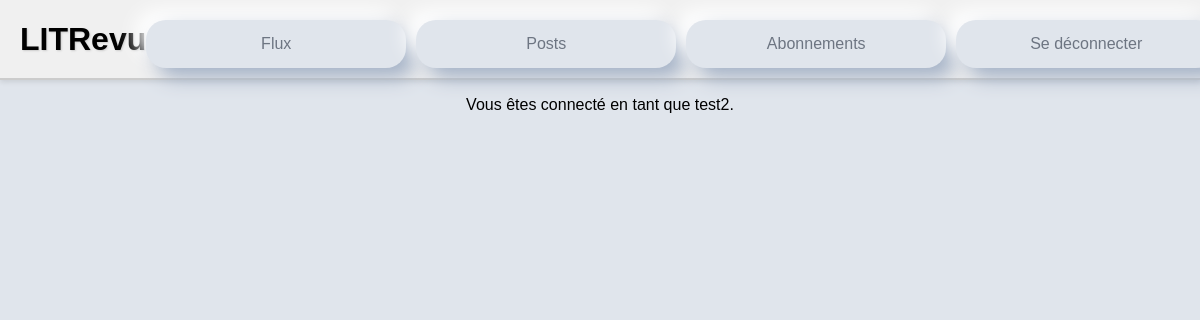
The page /posts/ (signed in) on the database as committed earlier.
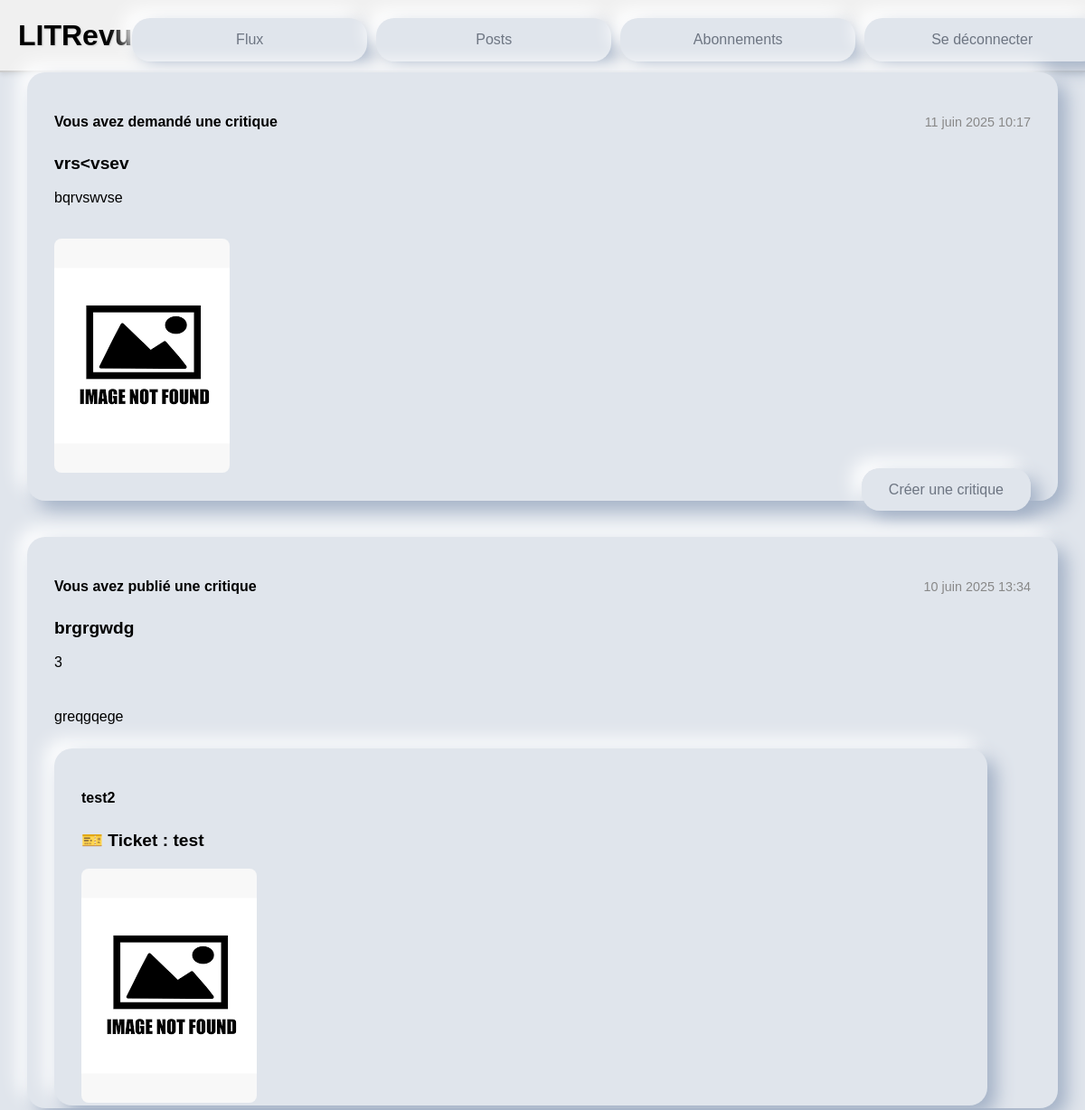
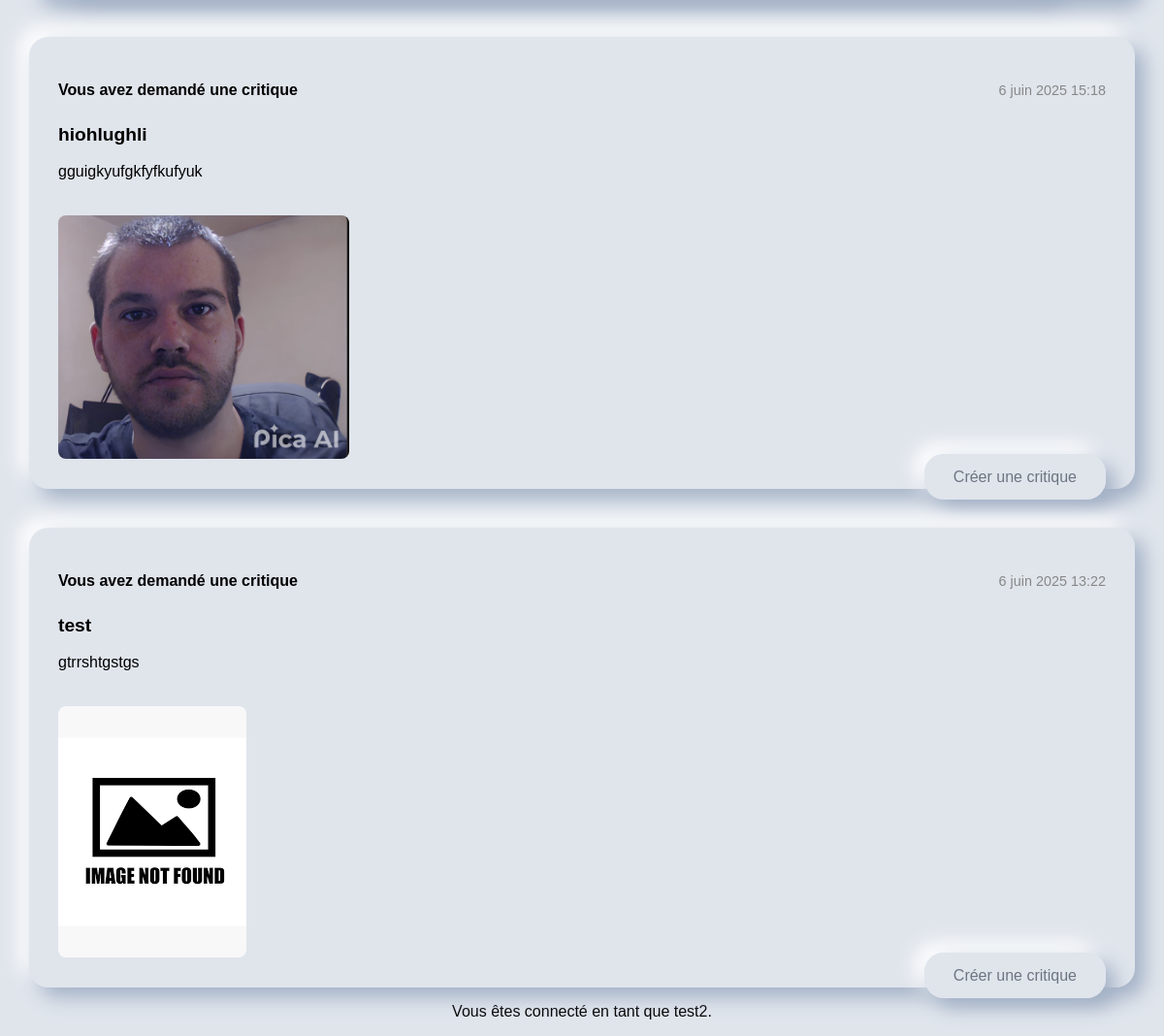
The same page on the database as committed later (2 pictures, top to bottom).
### authentication/models.py (models this page shows)
class User(AbstractUser):
    profile_photo = models.ImageField(verbose_name='Photo de profil')

### blog/models.py (models this page shows)
class Ticket(models.Model):
    title = models.CharField(max_length=128)
    description = models.TextField(max_length=2048, blank=True)
    user = models.ForeignKey(settings.AUTH_USER_MODEL, on_delete=models.CASCADE)
    image = models.ImageField(null=True, blank=True)
    time_created = models.DateTimeField(auto_now_add=True)

class Review(models.Model):
    ticket = models.ForeignKey(Ticket, on_delete=models.CASCADE)
    rating = models.PositiveSmallIntegerField(
        validators=[
            MinValueValidator(0),
            MaxValueValidator(5)
            ]
        )
    user = models.ForeignKey(settings.AUTH_USER_MODEL, on_delete=models.CASCADE)
    headline = models.CharField(max_length=128)
    body = models.TextField(max_length=8192)
    time_created = models.DateTimeField(auto_now_add=True)

### blog/views.py (the view)
# urls.py: path('posts/', blog.views.posts, name='posts'),
@login_required
def posts(request):
    user = request.user
    tickets = Ticket.objects.filter(user=user)
    reviews = Review.objects.select_related('ticket').filter(user=user)
    posts = sorted(
    list(tickets) + list(reviews),
    key=lambda instance: instance.time_created,
    reverse=True
    )
    for t in tickets:
        t.content_type = 'TICKET'
    for r in reviews:
        r.content_type = 'REVIEW'
    return render(request, 'blog/posts.html', context={'flux' : posts})

### blog/templates/blog/posts.html
{% extends 'base.html' %}
{% block content %}
{% for item in flux %}
    {% if item.content_type == 'TICKET' %}
    <div class="neumorphic neumorphic-posts-card ticket-card">
        <div class="ticket-header">
            <p class="ticket-author">Vous avez demandé une critique</p>
            <p class="ticket-date">{{ item.time_created }}</p>
        </div>
        <h3 class="ticket-title">{{ item.title }}</h3>
        <p class="ticket-description">{{ item.description }}</p>
        <img src="{{ item.image.url }}" class="img-card ticket-image">
        <div class="ticket-footer">
        {% if not item.has_review %}
            <a href="{% url 'reply_to_ticket' item.id %}" class="neumorphic neumorphic-button text-deco">Créer une critique</a>
        {% else %}
            <p><em>Une critique a déjà été publiée pour ce ticket.</em></p>
        {% endif %}
        </div>
    </div>
    {% elif item.content_type == 'REVIEW' %}
        <div class="neumorphic neumorphic-posts-card review-card">
            <div class="review-header">
            <p class="review-author">Vous avez publié une critique</p>
            <p class="review-date">{{ item.time_created }}</p>
        </div>
        <h3 class="review-title">{{ item.headline }}</h3>
        <p class="review-description">{{ item.description }} {{ item.rating }}</p>
            <p>{{ item.body }}</p>
            {% if item.ticket %}
            <div class="neumorphic neumorphic-home-card ticket-card">
                <div class="ticket-header">
                    <p class="ticket-author">{{ item.ticket.user }}</p>
                </div>
                <h3 class="ticket-title">🎫 Ticket : {{ item.ticket.title }}</h3>
                <img src="{{ item.ticket.image.url }}" class="img-card ticket-image">
            </div>
            {% endif %}
        </div>
    {% endif %}
{% endfor %}
{% endblock %}

### templates/base.html (shortened to what this page needs)
{% load static %}
<html>
<head>
    <link rel="stylesheet" href="{% static '/css/styles.css' %}" />
</head>
<body>
    <div class="header-bar">
        <div class="header-inner">
            <div class="header-title">LITRevu</div>
            {% if user.is_authenticated %}
                <div class="header-nav">
                    <a href="{% url 'home' %}" class="neumorphic neumorphic-button text-deco">Flux</a>
                    <a href="{% url 'posts' %}" class="neumorphic neumorphic-button text-deco">Posts</a>
                    <a href="{% url 'subscribe' %}" class="neumorphic neumorphic-button text-deco">Abonnements</a>
                    <a href="{% url 'logout' %}" class="neumorphic neumorphic-button text-deco">Se déconnecter</a>
                </div>
            {% endif %}
        </div>
    </div>
    <div class="container">
        {% block content %}{% endblock content %}
    </div>
    <div class="footer">
        {% if user.is_authenticated %}
            <p>Vous êtes connecté en tant que {{ request.user }}.</p>
        {% endif %}
    </div>
</body>
</html>

### static/css/styles.css (style rules this page uses)
body { margin: 0; padding: 0; height: 100vh; display: flex; flex-direction: column; align-items: center; background-color: #e0e5ec; font-family: Arial, sans-serif; }
.img-card { max-width: 30%; height: auto; border-radius: 12px; margin-top: 10px; float: left; }
.header-bar { width: 100%; background-color: #f0f0f0; border-bottom: 2px solid #ccc; padding: 10px 20px; box-shadow: 0 2px 5px rgba(0,0,0,0.1); box-sizing: border-box; }
.header-inner { max-width: 1200px; margin: 0 auto; display: flex; align-items: center; justify-content: space-between; }
.header-title { font-size: 2rem; font-weight: bold; text-align: center; flex-grow: 1; text-shadow: 1px 1px 2px #ccc; }
.header-nav { display: flex; gap: 10px; justify-content: flex-end; align-items: center; text-align: center; }
.text-deco { text-decoration: none; }
.neumorphic { background: #e0e5ec; border-radius: 20px; box-shadow: 10px 10px 20px #a3b1c6, -10px -10px 20px #ffffff; }
.container { display: flex; justify-content: center; gap: 40px; flex-wrap: wrap; }
.neumorphic-home-card { display: flex; flex-direction: column; padding: 30px; width: 90%; }
.neumorphic-posts-card { display: flex; flex-direction: column; padding: 30px; width: 90%; }
.neumorphic-button { padding: 15px 30px; font-size: 16px; color: #6d7582; border: none; cursor: pointer; transition: all 0.3s ease; margin-top: 10px; width: 200px; }
.ticket-card { display: flex; flex-direction: column; gap: 10px; position: relative; padding-bottom: 3px; }
.ticket-header { display: flex; justify-content: space-between; align-items: center; }
.ticket-author { font-weight: bold; }
.ticket-date { font-size: 0.9em; color: #888; text-align: right; }
.ticket-title { margin: 0; font-size: 1.2em; }
.ticket-description { margin-top: 0.5em; }
.ticket-image { align-self: flex-start; max-width: 300px; height: auto; border-radius: 8px; }
.ticket-footer { align-self: flex-end; margin-top: auto; }
.review-card { display: flex; flex-direction: column; gap: 10px; position: relative; padding-bottom: 3px; }
.review-header { display: flex; justify-content: space-between; align-items: center; }
.review-author { font-weight: bold; }
.review-date { font-size: 0.9em; color: #888; text-align: right; }
.review-title { margin: 0; font-size: 1.2em; }
.review-description { margin-top: 0.5em; }

Rows that differ between the two databases and show on the page:
added Ticket: time_created "11 juin 2025 10:17", title "vrs<vsev", description "bqrvswvse", image (picture), shows "Créer une critique"
added Review: time_created "10 juin 2025 13:34", headline "brgrgwdg", rating "3", body "greqgqege", ticket.user "test2", ticket "test", ticket.image (picture)
added Ticket: time_created "6 juin 2025 15:18", title "hiohlughli", description "gguigkyufgkfyfkufyuk", image (picture), shows "Créer une critique"
added Ticket: time_created "6 juin 2025 13:22", title "test", description "gtrrshtgstgs", image (picture), shows "Créer une critique"
